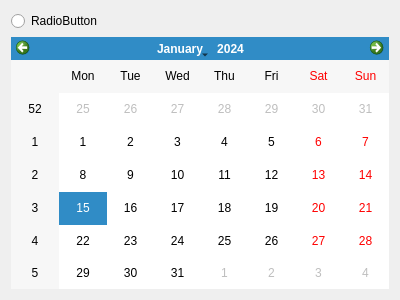
<?xml version="1.0" encoding="UTF-8"?>
<ui version="4.0">
 <class>PreferenceWindow</class>
 <widget class="QDialog" name="PreferenceWindow">
  <property name="geometry">
   <rect>
    <x>0</x>
    <y>0</y>
    <width>400</width>
    <height>300</height>
   </rect>
  </property>
  <property name="sizePolicy">
   <sizepolicy hsizetype="Expanding" vsizetype="Expanding">
    <horstretch>0</horstretch>
    <verstretch>0</verstretch>
   </sizepolicy>
  </property>
  <property name="windowTitle">
   <string>Dialog</string>
  </property>
  <layout class="QVBoxLayout" name="verticalLayout">
   <item>
    <widget class="QRadioButton" name="radioButton">
     <property name="text">
      <string>RadioButton</string>
     </property>
    </widget>
   </item>
   <item>
    <widget class="QCalendarWidget" name="calendarWidget"/>
   </item>
  </layout>
 </widget>
 <resources/>
 <connections/>
</ui>
